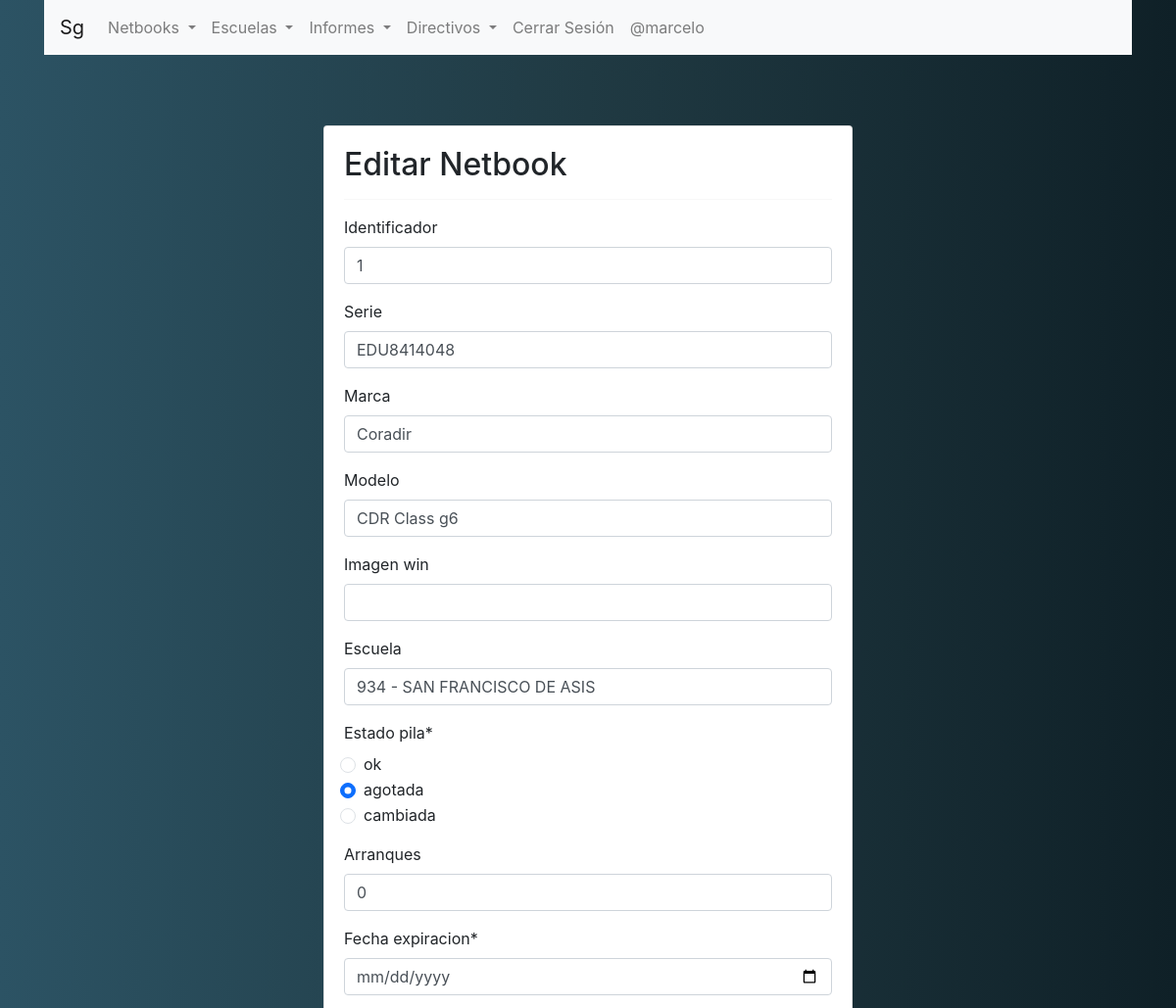
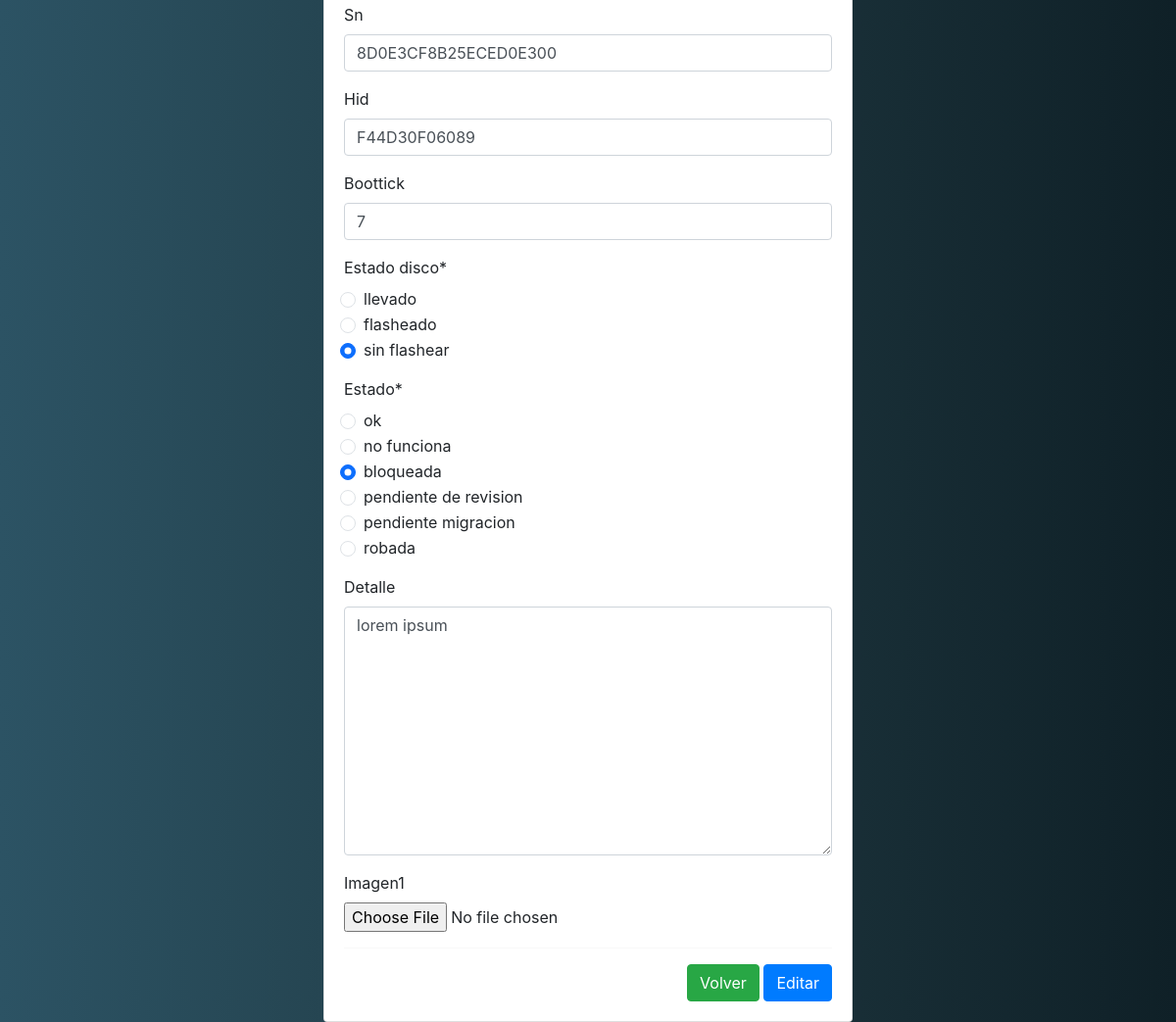
The app's page /modificar-netbook/31/ (signed in) with its own data (2 pictures, top to bottom).
### app001/models.py (models this page shows, shortened)
class Netbook(models.Model):
    identificador = models.IntegerField(blank=True)
    serie = models.CharField(max_length=50, blank=True)
    marca = models.CharField(max_length=50, blank=True)
    modelo = models.CharField(max_length=50, blank=True)
    imagen_win = models.CharField(max_length=50, blank=True)
    escuela = models.ForeignKey(Escuela, on_delete=models.CASCADE, blank=True)
    estado_pila_choices = (
        ('ok', 'ok'),
        ('agotada', 'agotada'),
        ('cambiada', 'cambiada')
    )
    estado_pila = models.CharField(max_length=20,
                                   choices=estado_pila_choices, default='agotada')
    arranques = models.IntegerField(blank=True, default=0)
    fecha_expiracion = models.DateField(blank=True, null=True)
    sn = models.CharField(max_length=30, blank=True)
    hid = models.CharField(max_length=20, blank=True)
    boottick = models.CharField(max_length=10, blank=True)
    estado_disco_choices = (
        ('llevado', 'llevado'),
        ('flasheado', 'flasheado'),
        ('sin flashear', 'sin flashear')
    )
    estado_disco = models.CharField(max_length=20,
                                    choices=estado_disco_choices, default='sin flashear')
    Estado_CHOICES = (
        ('ok', 'ok'),
        ('no funciona', 'no funciona'),
        ('bloqueada', 'bloqueada'),
        ('pendiente de revision', 'pendiente de revision'),
        ('pendiente migracion', 'pendiente migracion'),
        ('robada', 'robada')
    )
    estado = models.CharField(
        max_length=30, choices=Estado_CHOICES, default="pendiente de revision")
    detalle = models.TextField(blank=True)
    imagen1 = models.ImageField(upload_to='netbooks', blank=True)

### app001/views.py (the view, shortened to what this page needs)
# urls.py: path('modificar-netbook/<id>/', modificar_netbook, name='modificar_netbook'),
@permission_required('app001.change_netbook')
def modificar_netbook(request, id):
    netbook = get_object_or_404(Netbook, id=id)
    data = {
        'form': NetbookForm(instance=netbook)
    }
    return render(request, 'app001/netbook/modificar.html', data)

### app001/forms.py
class NetbookForm(forms.ModelForm):
    estado_pila_choices = (
        ('ok', 'ok'),
        ('agotada', 'agotada'),
        ('cambiada', 'cambiada')
    )
    estado_pila = forms.ChoiceField(
        choices=estado_pila_choices, widget=forms.RadioSelect())
    fecha_expiracion = forms.DateField(
        widget=forms.DateInput(attrs={'type': 'date'}))
    estado_disco_choices = (
        ('llevado', 'llevado'),
        ('flasheado', 'flasheado'),
        ('sin flashear', 'sin flashear')
    )
    estado_disco = forms.ChoiceField(
        choices=estado_disco_choices, widget=forms.RadioSelect())
    Estado_CHOICES = (
        ('ok', 'ok'),
        ('no funciona', 'no funciona'),
        ('bloqueada', 'bloqueada'),
        ('pendiente de revision', 'pendiente de revision'),
        ('pendiente migracion', 'pendiente migracion'),
        ('robada', 'robada')
    )
    estado = forms.ChoiceField(choices=Estado_CHOICES,
                               widget=forms.RadioSelect())
    class Meta:
        model = Netbook
        fields = '__all__'

### app001/models.py (called while the page is built)
    def __str__(self):
        return f"{self.cuise} - {self.nombre}"

### app001/templates/app001/netbook/modificar.html (shortened to what this page needs)
{% extends "app001/layout.html" %} {% block body %} {% load crispy_forms_tags %}
<br /><br />
<div class="row">
  <div class="col-12 col-md-6 offset-md-3">
    <div class="card">
      <div class="card-body">
        <h2>Editar Netbook</h2>
        <hr />
        <form action="" method="post" enctype="multipart/form-data">
          {% csrf_token %} {{form | crispy}}
          <hr />
          <div class="d-flex justify-content-end">
            <a class="btn btn-success" href="{% url 'app001:listar_netbooks' %}"
              >Volver</a
            >
            <input type="submit" value="Editar" class="btn btn-primary" />
          </div>
        </form>
      </div>
    </div>
  </div>
</div>
{% endblock %}

### app001/templates/app001/layout.html (shortened to what this page needs)
{% load static %}
<!DOCTYPE html>
<html lang="en">
  <head>
    <link rel="stylesheet" href="{% static 'app001/css/bootstrap.min.css' %}" />
    <link
      rel="stylesheet"
      href="{% static 'app001/css/font-awesome.min.css' %}"
    />
    <link
      rel="stylesheet"
      href="https://cdn.jsdelivr.net/npm/bootstrap@4.6.1/dist/css/bootstrap.min.css"
    />
  </head>
  <body style="background: #0F2027;
  background: -webkit-linear-gradient(to right, #2C5364, #203A43, #0F2027);
  background: linear-gradient(to right, #2C5364, #203A43, #0F2027);">
    <div class="container">
    <nav class="navbar navbar-expand-lg navbar-light bg-light">
      <a class="navbar-brand" href="{% url 'app001:index' %}">Sg</a>
      <div class="collapse navbar-collapse" id="navbarSupportedContent">
        <ul class="navbar-nav mr-auto">
          <li class="nav-item dropdown">
            <a
              class="nav-link dropdown-toggle"
              href="#"
              id="navbarDropdown"
              role="button"
              data-toggle="dropdown"
              aria-expanded="false"
            >
              Netbooks
            </a>
          </li>
          <li class="nav-item dropdown">
            <a
              class="nav-link dropdown-toggle"
              href="#"
              id="navbarDropdown"
              role="button"
              data-toggle="dropdown"
              aria-haspopup="true"
              aria-expanded="false"
            >
              Escuelas
            </a>
          </li>
          <li class="nav-item dropdown">
            <a
              class="nav-link dropdown-toggle"
              href="#"
              id="navbarDropdown"
              role="button"
              data-toggle="dropdown"
              aria-haspopup="true"
              aria-expanded="false"
            >
              Informes
            </a>
          </li>
          <li class="nav-item dropdown">
            <a
              class="nav-link dropdown-toggle"
              href="#"
              id="navbarDropdown"
              role="button"
              data-toggle="dropdown"
              aria-haspopup="true"
              aria-expanded="false"
            >
              Directivos
            </a>
          </li>
          {% if user.is_authenticated %}
              <li class="nav-item">
                <a class="nav-link" href="{% url 'logout' %}">Cerrar Sesión</a>
              </li>
              <li class="nav-item">
                <a class="nav-link" href="#">@{{user.username}}</a>
              </li class="nav-item">
              {% endif %}
        </ul>
      </div>
    </nav>
  </div>
    <br />
    <div class="container">{% block body %} {% endblock %}</div>
  </body>
</html>

### records on screen
Netbook: identificador "1", serie "EDU8414048", marca "Coradir", modelo "CDR Class g6", escuela "934 - SAN FRANCISCO DE ASIS", estado_pila "☐ ok ☑ agotada ☐ cambiada", arranques "0", sn "8D0E3CF8B25ECED0E300", hid "F44D30F06089", boottick "7", estado_disco "☐ llevado ☐ flasheado ☑ sin flashear", estado "☐ ok ☐ no funciona ☑ bloqueada ☐ pendiente de revision ☐ pendiente migracion ☐ robada", detalle "lorem ipsum"

### other values on screen
{{ user.username }} "marcelo"
